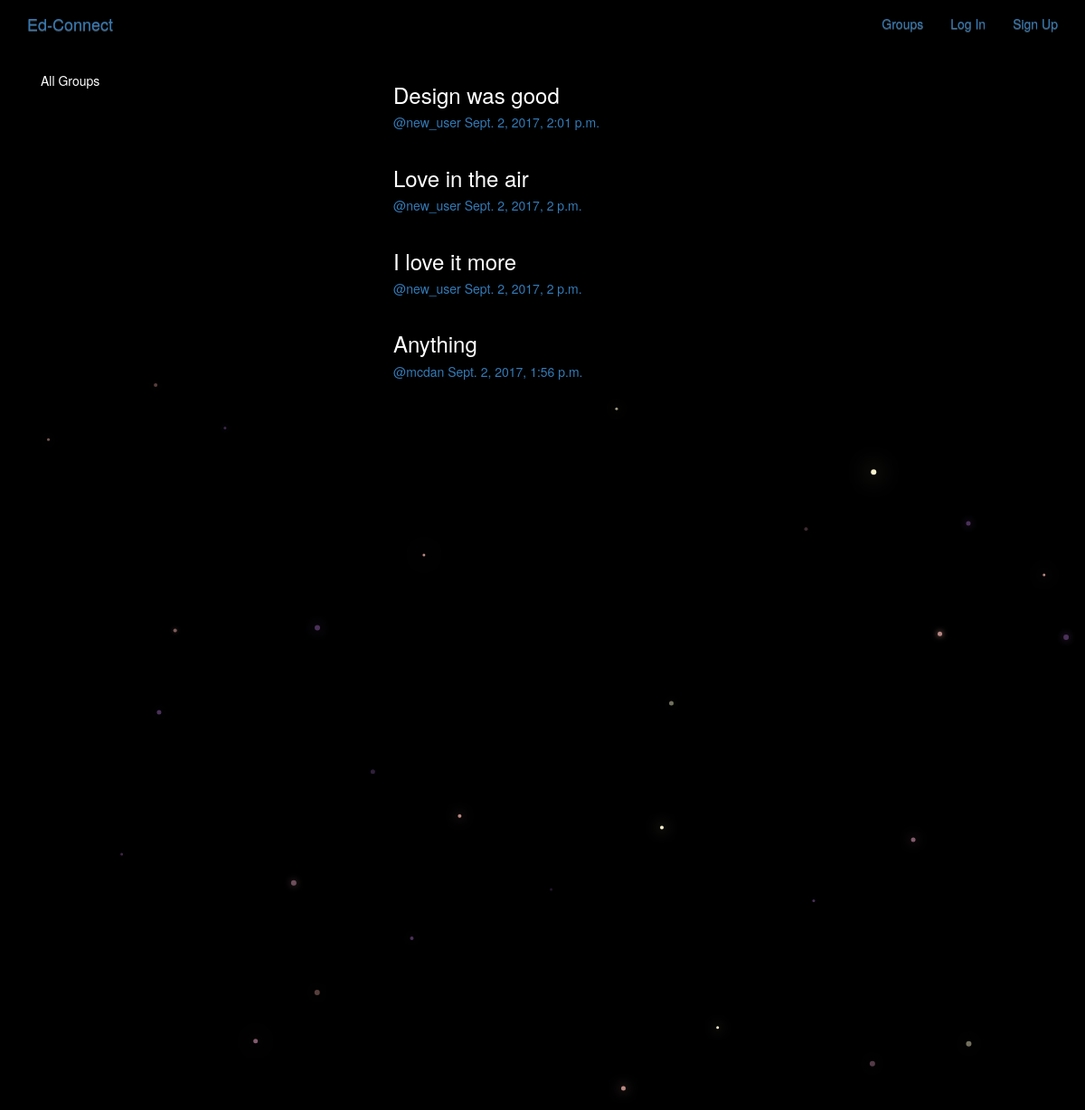
/posts/, run on the app's committed database.
### posts/models.py (models this page shows, shortened)
class Post(models.Model):
    user = models.ForeignKey(User, related_name='posts')
    created_at = models.DateTimeField(auto_now=True)
    message = models.TextField()
    message_html = models.TextField(editable=False)
    group = models.ForeignKey(Group, related_name='posts', null=True, blank=True)
    class Meta():
        ordering = ['-created_at']
        unique_together = ('user', 'message')

### posts/views.py (the view)
class PostList(SelectRelatedMixin, generic.ListView):
    model = models.Post
    select_related = ('user', 'group')

### posts/templates/posts/post_list.html (shortened to what this page needs)
{% extends "posts/post_base.html" %}
{% block prepost %}
  <div class="col-md-4">
    <div class="card card-with-shadow">
      <div class="content">
        <h5 class="title">All Groups</h5>
      </div>
    </div>
  </div>
{% endblock %}
{% block post_content %}
  <div class="col-md-8">
    {% for post in post_list %}
      {% include "posts/_post.html" %}
    {% endfor %}
  </div>
{% endblock %}

### posts/templates/posts/_post.html (shortened to what this page needs)
<div class="post media">
  <h3>{{ post.message_html|safe }}</h3>
  <div class="mdeia-body">
    <h5 class="media-heading">
      <span class="username">
        <a href="{% url 'posts:for_user' username=post.user.username %}">@{{ post.user.username }}</a>
      </span>
    <time class="time">
      <a href="{% url 'posts:single' username=post.user.username pk=post.pk}">
        {{ post.created_at }}
      </a>
    </time>
  </h5>
  </div>
</div>

### static/simplesocial/css/master.css (style rules this page uses)
body { margin: 0; overflow: hidden; background-color: black; color:white; }

### data on the page
Post: message_html "Design was good", user.username "new_user", created_at "Sept. 2, 2017, 2:01 p.m."
Post: message_html "Love in the air", user.username "new_user", created_at "Sept. 2, 2017, 2 p.m."
Post: message_html "I love it more", user.username "new_user", created_at "Sept. 2, 2017, 2 p.m."
Post: message_html "Anything", user.username "mcdan", created_at "Sept. 2, 2017, 1:56 p.m."
